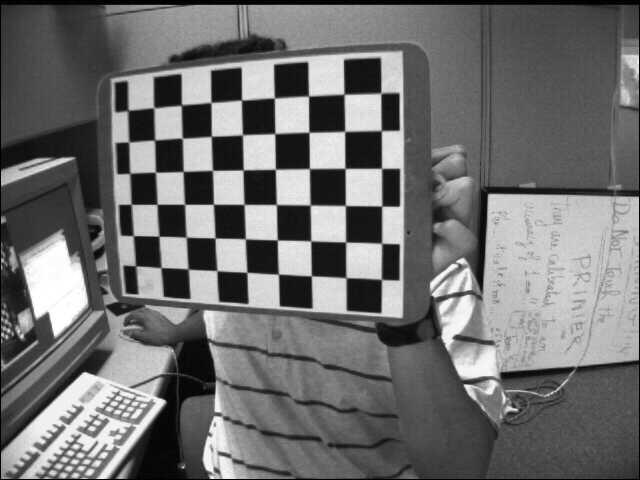
#> input picture 06_lab/images/right01.jpg, 640 x 480 px; its folder holds only this picture in this run
$ python stereo_exe_3.py
#> lines starting #> are read from the running program, lines starting #| are printed output that depends on the picture
#!/usr/bin/env python3
"""
***DESCRIPTION***
"""

"""
IMPORTS
"""
import numpy as np
import cv2
import glob
from functools import partial

"""
METADATA
"""
__author__ = 'Joao Santos'
__copyright__ = 'Copyright December2021'
__credits__ = ['Joao Santos']
__version__ = '1.0.0'
__maintainer__ = 'Joao Santos'
__email__ = 'joao.pm.santos96@gmail.com'
__status__ = 'Production'
# __license__ = 'GPL'

"""
TODO
"""

"""
CLASS DEFINITIONS
"""

"""
FUNCTIONS DEFINITIONS
"""
def mouse_handler(event, x, y, flags, params, F, right_image = None, left_image = None):
    if event == cv2.EVENT_LBUTTONDOWN:
        p = np.asarray([x,y])

        which_image = 2 if right_image is not None else 1 if left_image is not None else None


        epilineR = cv2.computeCorrespondEpilines(p.reshape(-1,1,2), which_image, F)
        epilineR = epilineR.reshape(-1, 3)[0]

        color = np.random.randint(0, 255, 3).tolist()
        x0 = int(0)
        y0 = int((-epilineR[2] - x0 * epilineR[0]) / epilineR[1])

        x1 = int(1000)
        y1 = int((-epilineR[2] - x1 * epilineR[0]) / epilineR[1])

        if left_image is not None:
            cv2.line(left_image, (x0, y0), (x1, y1), color, thickness=4)
            cv2.imshow(left_window, left_image)

        if right_image is not None:
            cv2.line(right_image, (x0, y0), (x1, y1), color, thickness=4)
            cv2.imshow(right_window, right_image)

"""
MAIN
"""
# Board Size
board_h = 9
board_w = 6

left_window = 'Left Undist'
right_window = 'Right Undist'

if __name__ == '__main__':

    stereo_params = np.load('stereoParams.npz')
#> (reads 06_lab/stereoParams.npz from the repository)
    images_right = sorted(glob.glob('.//images//right*.jpg'))
    images_left = sorted(glob.glob('.//images//left*.jpg'))

    right_undist = cv2.undistort(cv2.imread(images_right[0]), stereo_params['intrinsics1'], stereo_params['distortion1'])
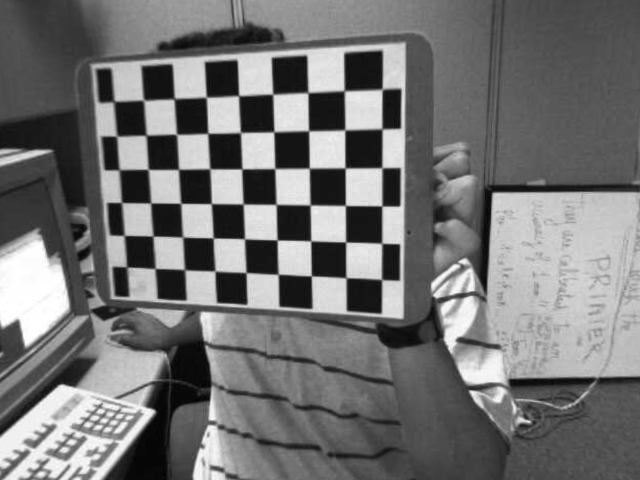
#> right_undist: shape (480, 640, 3); min 0, max 255, mean 115.7

#> (the run stopped early here; a loop or call above may not have finished)
